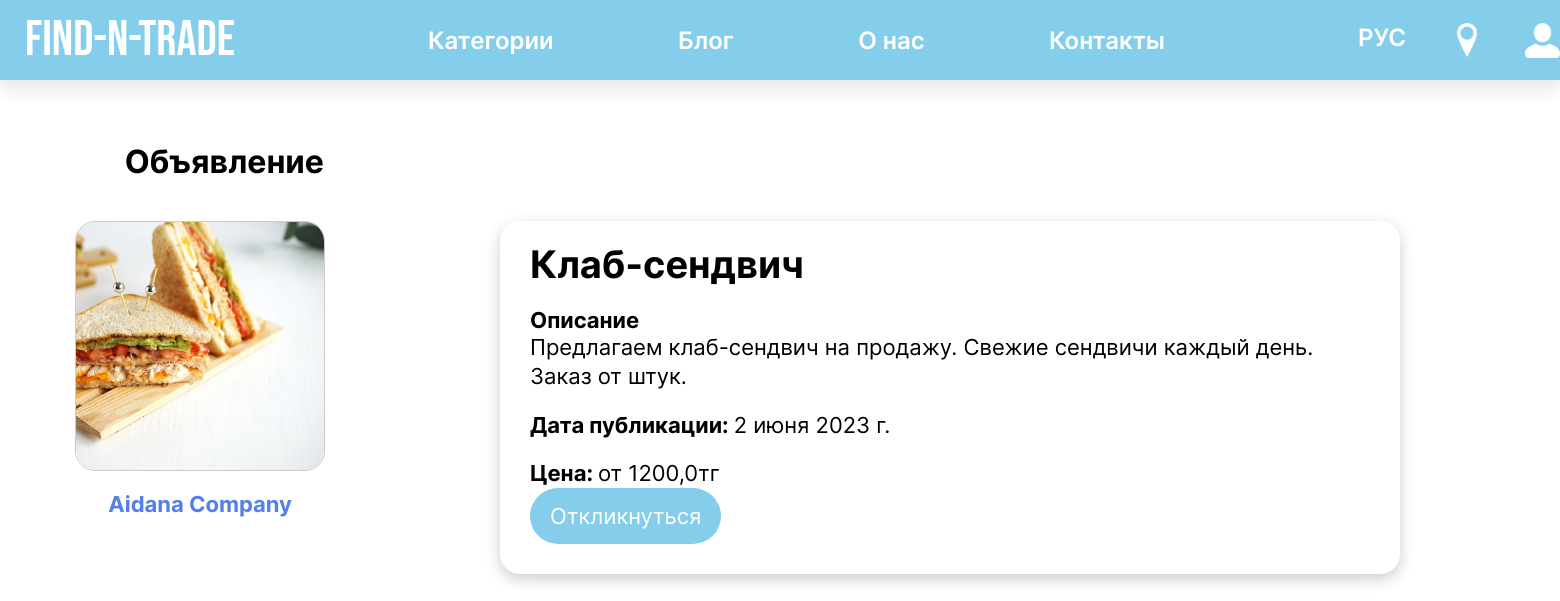
The app's page /ad_details/1/ with its own data.
### main/models.py (models this page shows, shortened)
class Ad(models.Model):
    user= models.ForeignKey(CustomUser, blank=False, null=False, on_delete=models.CASCADE, related_name='creator')
    title= models.CharField(max_length=50, verbose_name="Title")
    company_name= models.CharField(max_length=50, blank=True, null=True, verbose_name="Company_name")
    description= models.TextField(verbose_name="Description")
    image_link = models.ImageField(upload_to=user_image_directory_path, blank=True, null=True,
                                   verbose_name="Ad image")
    cost= models.FloatField(verbose_name="Cost")
    responders= models.ManyToManyField(Respond)
    create_date = models.DateField(auto_now_add=True, verbose_name="Creation date")
    edit_date = models.DateField(auto_now=True, verbose_name="Edit date")
    is_active = models.BooleanField(default=True, verbose_name="Active")
    category=models.OneToOneField(Category, blank=True, null=True, on_delete=models.CASCADE)

class CustomUser(AbstractBaseUser):
    id = models.AutoField(primary_key=True, verbose_name="ID")
    email = models.EmailField(unique=True, verbose_name="Email")
    name = models.CharField(max_length=26, verbose_name="Name")
    surname = models.CharField(max_length=26, verbose_name="Surname")
    profile = models.OneToOneField(Profile, on_delete=models.CASCADE, blank=True, null=True, verbose_name="Profile")
    reset_password_token = models.UUIDField(blank=True, null=True, default=None, verbose_name="Reset password token")
    date_joined = models.DateTimeField(auto_now_add=True)
    last_login = models.DateTimeField(auto_now=True, verbose_name="Last login")
    is_admin = models.BooleanField(default=False)
    is_active = models.BooleanField(default=True)
    is_staff = models.BooleanField(default=False)
    is_superuser = models.BooleanField(default=False)
    USERNAME_FIELD = "email"
    REQUIRED_FIELDS = ["name", "surname"]
    objects = CustomUserManager()

class Profile(models.Model):
    id = models.AutoField(primary_key=True, verbose_name="ID")
    city = models.CharField(max_length=15, blank=True, null=True, verbose_name="City")
    date_of_birth = models.DateField(max_length=15, blank=True, null=True, verbose_name='Date of birth')
    company_name=models.CharField(max_length=30, blank=True, null=True, verbose_name="Company name")
    description=models.TextField(blank=True, null=True, verbose_name="Description")
    phone_number = models.CharField(max_length=15, blank=True, null=True, verbose_name="Phone number")
    role = models.CharField(max_length=200, choices=Role.choices, verbose_name="Role")
    image_link = models.ImageField(upload_to=user_profile_directory_path, blank=True, null=True,
                                   verbose_name="Profile image")

### main/views.py (the view)
# urls.py: path('ad_details/<int:id>/', views.DetailAdView.as_view(), name='ad_details'),
class DetailAdView(DetailView):
    template_name = "main/ad_details.html"
    model = Ad
    def get_object(self, queryset=None):
        id= self.kwargs.get("id", None)
        return Ad.objects.get(id=id)

### main/templates/main/ad_details.html (shortened to what this page needs)
{% extends 'main/base.html' %}
{% load static %}
{% load i18n %}
{% block content %}
<html>
<head>
   <link rel="stylesheet" href="{% static 'main/css/style_imported.css' %}">
</head>
<body>
    <main>
      <h1 id="favpage">Объявление</h1>
      <div class="ad_details">
        <div class="ad_details_image">
          <div id="ad_details_image">
            {% if object.image_link.file is not None     %}
              <img src="{{object.image_link.url}}" alt="" style="object-fit:cover;
                 object-position: right;
                 width:250px;
                 height:250px;
                 border: solid 1px #CCC">
                 {% else %}
                 <img src="{% static 'main/img/no-image-removebg-preview.png'%}" alt="" style="object-fit:cover;
              object-position: right;
                 width:250px;
                 height:250px;
                 border: solid 1px #CCC">
                 {% endif %}
          </div>
          <a href="#">{{object.user.profile.company_name}}</a>
        </div>
        <div class="ad_details_desc">
          <h1>{{object.title}}</h1>
          <br>
          <h2>Описание</h2>
          <p>{{object.description}}</p>
          <br>
          <div class="ad_details_desc_title">
            <p><b>Дата публикации: </b>{% language 'ru' %}
                                       {{ object.create_date}}
                                       {% endlanguage %}</p>
          </div><br>
          <div class="ad_details_desc_title">
            <p><b>Цена: </b>от {{object.cost}}тг</p>
          </div>
            <form action="/add_responder/" method="POST">
                    <button>Откликнуться</button>
            </form>
        </div>
      </div>
    </main>
</body>
</html>
{% endblock %}

### main/static/main/css/style.css (style rules this page uses)
* { box-sizing: border-box; margin: 0; padding: 0; font-family: "Inter", sans-serif; }
a { text-decoration: none; color: #fff; user-drag: none; -webkit-user-drag: none; user-select: none; -moz-user-select: none; -webkit-user-select: none; -ms-user-select: none; }
img { -webkit-user-select: none; -moz-user-select: none; -ms-user-select: none; user-select: none; user-drag: none; -webkit-user-drag: none; user-select: none; -moz-user-select: none; -webkit-user-select: none; -ms-user-select: none; }
button { border: none; outline: none; background: none; display: block; cursor: pointer; -webkit-user-select: none; -moz-user-select: none; -ms-user-select: none; user-select: none; }
:root { --bs-lightblue: #84CEEB; --bs-blue: #5AB9EA; --bs-gradient_one: linear-gradient(60deg, rgba(104, 201, 201, 0.8724440459777661) 15%, rgba(90, 185, 234, 0.4186625333727241) 49%, rgba(86, 128, 233, 0.7015756986388305) 84%); --bs--gradient_two: linear-gradient(45deg, rgba(255, 255, 255, 0.8724440459777661) 15%, rgba(86, 128, 233, 0.7015756986388305) 84%); --bs--gradient_three: linear-gradient(45deg, rgba(255, 255, 255, 0.8724440459777661) 15%, rgba(109, 177, 232, 0.702) 90%); --bs--gradient_four: linear-gradient(45deg, #68C9C9, #5680E9); --bs--lapisblue: #5680E9; --bs-darkblue: #152243; --bs-sea: #072A82; --bs-lavender: #83A4EF; --bs-green: #81D6CD; --bs-grayblue: #2E5E71; --bs-lime: #00FF85; --bs-red: #FF3E3E; --bs-yellow: #FFD84F; }
:root { --bs-lightblue: #84CEEB; --bs-blue: #5AB9EA; --bs-gradient_one: linear-gradient(60deg, rgba(104, 201, 201, 0.8724440459777661) 15%, rgba(90, 185, 234, 0.4186625333727241) 49%, rgba(86, 128, 233, 0.7015756986388305) 84%); --bs--gradient_two: linear-gradient(45deg, rgba(255, 255, 255, 0.8724440459777661) 15%, rgba(86, 128, 233, 0.7015756986388305) 84%); --bs--lapisblue: #5680E9; --bs-darkblue: #152243; --bs-lavender: #83A4EF; --bs-green: #81D6CD; }

### main/static/main/css/style_imported.css (style rules this page uses)
:root { --bs-lightblue: #84CEEB; --bs-blue: #5AB9EA; --bs-gradient_one: linear-gradient(60deg, rgba(104, 201, 201, 0.8724440459777661) 15%, rgba(90, 185, 234, 0.4186625333727241) 49%, rgba(86, 128, 233, 0.7015756986388305) 84%); --bs--gradient_two: linear-gradient(45deg, rgba(255, 255, 255, 0.8724440459777661) 15%, rgba(86, 128, 233, 0.7015756986388305) 84%); --bs--gradient_three: linear-gradient(45deg, rgba(255, 255, 255, 0.8724440459777661) 15%, rgba(109, 177, 232, 0.702) 90%); --bs--gradient_four: linear-gradient(45deg, #68C9C9, #5680E9); --bs--lapisblue: #5680E9; --bs-darkblue: #152243; --bs-sea: #072A82; --bs-lavender: #83A4EF; --bs-green: #81D6CD; --bs-grayblue: #2E5E71; --bs-lime: #00FF85; --bs-red: #FF3E3E; --bs-yellow: #FFD84F; }
.ad_details { width: 1600px; margin: auto; margin-top: 40px; }
.ad_details_image { margin: auto; float: left; width: 400px; text-align: center; }
#ad_details_image { width: 400px; margin: auto; }
.ad_details_image img { width: 400px; height: 400px; object-fit: cover; border-radius: 20px; margin-bottom: 20px; }
.ad_details_image a { font-size: 22px; margin-top: 20px; font-weight: bold; text-decoration: none; color: #5680E9; transition: .1s; background-color: transparent; }
.ad_details_desc p { font-size: 22px; }
.ad_details_desc { float: right; width: 900px; background-color: #fff; box-shadow: 0px 5px 15px rgb(0 0 0 / 0.2); border-radius: 20px; margin-right: 200px; padding-left: 30px; padding-right: 30px; padding-bottom: 30px; }
.ad_details_desc h1 { margin-top: 20px; font-size: 38px; }
.ad_details_desc h2 { font-size: 22px; }
.ad_details_desc_title { width: 900px; display: inline; }
.ad_details_desc button { padding: 15px 20px; background-color: #84CEEB; border: 0; border-radius: 30px; font-size: 22px; cursor: pointer; color: #fff; transition: .2s; }
.other_users_profile_right_1 h2,p { font-size: 22px; line-height: 1.3; }
#favpage { margin-top: 4%; margin-left: 8%; font-weight: bold; color: var(--bs--blue); }

### records on screen
Ad: image_link (picture), user.profile.company_name "Aidana Company", title "Клаб-сендвич", description "Предлагаем клаб-сендвич на продажу. Свежие сендвичи каждый день. Заказ от штук.", create_date "2 июня 2023 г.", cost "1200,0"
